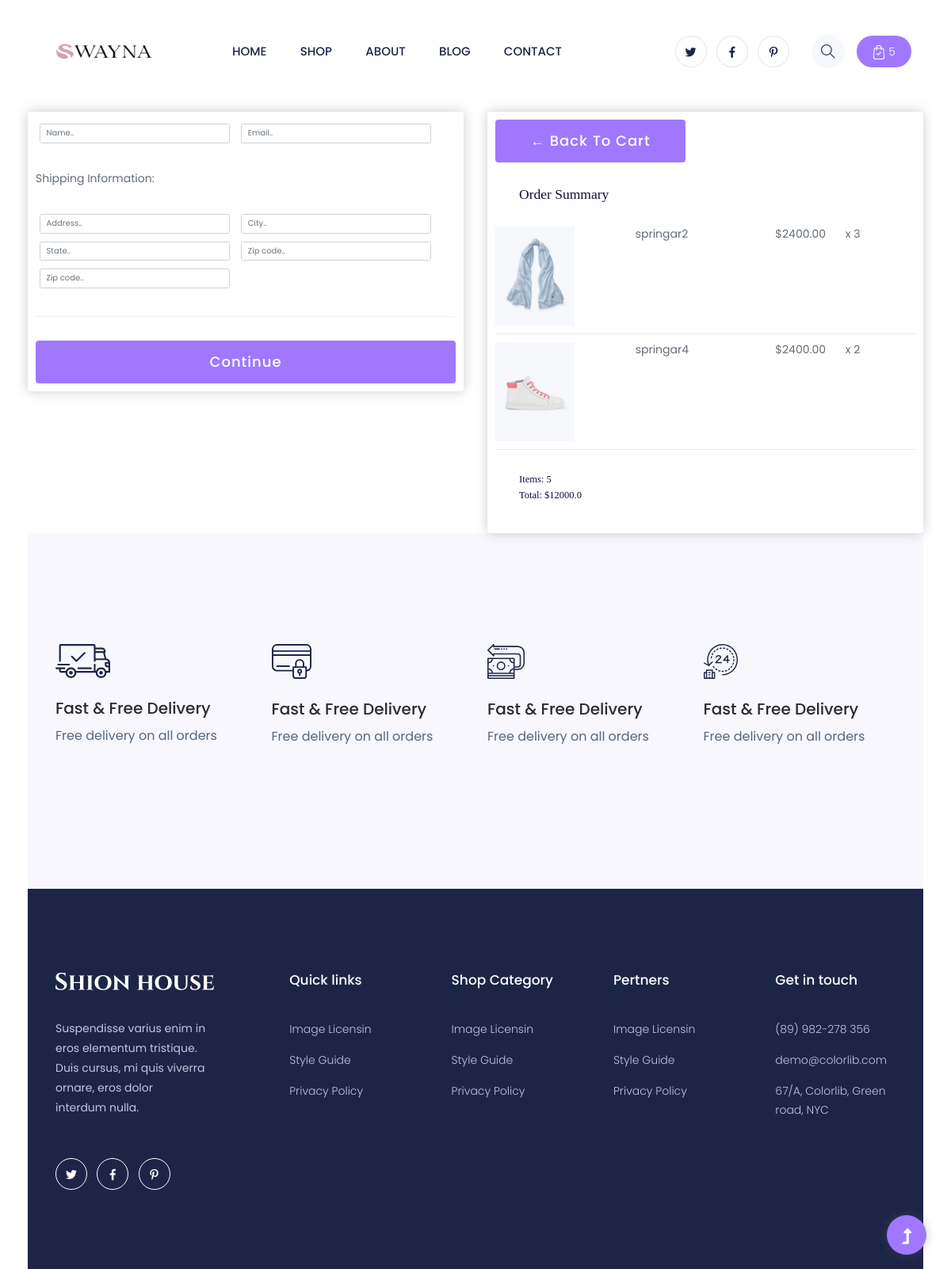
Screenshot of /swayna/shop/checkout/ (signed in) with the database file from the repository.
### shop/models.py (models this page shows, shortened)
class OrderItem(models.Model):
    product = models.ForeignKey(Product,on_delete=models.SET_NULL,null=True,blank=True)
    order = models.ForeignKey(Order,on_delete=models.SET_NULL,null=True,blank=True)
    date_added = models.DateTimeField(auto_now_add=True)
    quantity = models.IntegerField(default=0)
    @property
    def get_total(self):
        total = self.product.price*self.quantity
        return total

class Product(models.Model):
    name = models.CharField(max_length=100)
    description =models.TextField(null=True,blank=True)
    price = models.FloatField()
    image = models.ImageField(null=True,blank=True)

class Order(models.Model):
    customer = models.ForeignKey(customer,on_delete=models.SET_NULL,blank=True,null=True)
    date_ordered = models.DateTimeField(auto_now_add=True)
    complete = models.BooleanField(default=False)
    transaction_id = models.CharField(max_length=100)
    @property
    def  get_cart_total(self):
        items = self.orderitem_set.all()
        total = sum([item.get_total for item in items])
        return total
    @property
    def  get_cart_quantity(self):
        items = self.orderitem_set.all()
        total = sum([item.quantity for item in items])
        return total

### shop/views.py (the view)
# urls.py: path("checkout/",views.checkout,name="checkout_page")
def checkout(request):
    if request.user.is_authenticated:
        customer = request.user.customer
        order,created = Order.objects.get_or_create(customer=customer,complete=False)
        items = order.orderitem_set.all()
        cart_items = order.get_cart_quantity
    else:
        items=[]
        order = {"get_cart_quantity":0,"get_cart_total":0}
        cart_items = order.get_cart_quantity
    return render(request,"shop/checkout.html",{
        "items":items,
        "order":order,
        "cart_items":cart_items
    })

### shop/templates/shop/checkout.html (shortened to what this page needs)
{% extends "base.html" %}
{% load static %}
{% block css_styling %}<link rel="stylesheet" href={% static "assets/css/cart.css" %}>{% endblock css_styling %}
{% block content %}
     <div class="row">
		<div class="col-lg-6">
			<div class="box-element" id="form-wrapper">
				<form id="form">
					<div id="user-info">
						<div class="form-field">
							<input required class="form-control" type="text" name="name" placeholder="Name..">
						</div>
						<div class="form-field">
							<input required class="form-control" type="email" name="email" placeholder="Email..">
						</div>
					</div>
					<div id="shipping-info">
						<p class="mt-5 mb-5">Shipping Information:</p>
						<div class="form-field">
							<input class="form-control" type="text" name="address" placeholder="Address..">
						</div>
						<div class="form-field">
							<input class="form-control" type="text" name="city" placeholder="City..">
						</div>
						<div class="form-field">
							<input class="form-control" type="text" name="state" placeholder="State..">
						</div>
						<div class="form-field">
							<input class="form-control" type="text" name="zipcode" placeholder="Zip code..">
						</div>
						<div class="form-field">
							<input class="form-control" type="text" name="country" placeholder="Zip code..">
						</div>
					</div>
					<hr>
					<input id="form-button" class="btn btn-success btn-block" type="submit" value="Continue">
				</form>
			</div>
			<br>
		</div>
		<div class="col-lg-6">
			<div class="box-element">
				<a  class="btn" href="#">&#x2190; Back to Cart</a>
				<h3 class="m-5">Order Summary</h3>
                {% for item in items %}
				<div class="cart-row">
					<div style="flex:2"><img class="row-image" src="{{item.product.image.url}}"></div>
					<div style="flex:2"><p>{{item.product.name}}</p></div>
					<div style="flex:1"><p>${{item.product.price|floatformat:2}}</p></div>
					<div style="flex:1"><p>x {{item.quantity}}</p></div>
				</div>
                {% endfor %}
                <div class="m-5">
				<h5>Items: {{order.get_cart_quantity}}</h5>
				<h5>Total: ${{order.get_cart_total}}</h5>
                </div>
			</div>
		</div>
	</div>
    <div class="categories-area section-padding40 gray-bg">
        <div class="container-fluid">
            <div class="row">
                <div class="col-lg-3 col-md-6 col-sm-6">
                    <div class="single-cat mb-50 wow fadeInUp" data-wow-duration="1s" data-wow-delay=".2s">
                        <div class="cat-icon">
                            <img src={% static "assets/img/icon/services1.svg" %} alt="">
                        </div>
                        <div class="cat-cap">
                            <h5>Fast & Free Delivery</h5>
                            <p>Free delivery on all orders</p>
                        </div>
                    </div>
                </div>
                <div class="col-lg-3 col-md-6 col-sm-6">
                    <div class="single-cat mb-50 wow fadeInUp" data-wow-duration="1s" data-wow-delay=".2s">
                        <div class="cat-icon">
                            <img src={% static "assets/img/icon/services2.svg" %} alt="">
                        </div>
                        <div class="cat-cap">
                            <h5>Fast & Free Delivery</h5>
                            <p>Free delivery on all orders</p>
                        </div>
                    </div>
                </div>
                <div class="col-lg-3 col-md-6 col-sm-6">
                    <div class="single-cat mb-30 wow fadeInUp" data-wow-duration="1s" data-wow-delay=".4s">
                        <div class="cat-icon">
                            <img src={% static "assets/img/icon/services3.svg" %} alt="">
                        </div>
                        <div class="cat-cap">
                            <h5>Fast & Free Delivery</h5>
                            <p>Free delivery on all orders</p>
                        </div>
                    </div>
                </div>
                <div class="col-lg-3 col-md-6 col-sm-6">
                    <div class="single-cat wow fadeInUp" data-wow-duration="1s" data-wow-delay=".5s">
                        <div class="cat-icon">
                            <img src={% static "assets/img/icon/services4.svg" %} alt="">
                        </div>
                        <div class="cat-cap">
                            <h5>Fast & Free Delivery</h5>
                            <p>Free delivery on all orders</p>
                        </div>
                    </div>
                </div>
            </div>
        </div>
        </div>
{% endblock content %}

### static/assets/css/cart.css (style rules this page uses)
body { background-color: hsl(0, 0%, 98%); }
h1,h2,h3,h4,h5,h6 { color:hsl(0, 0%, 30%); }
.box-element { box-shadow:hsl(0, 0%, 80%) 0 0 16px; background-color: #fff; border-radius: 4px; padding: 10px; }
.col-lg-4, .col-lg-6, .col-lg-8, .col-lg-12 { margin-top: 10px; }
.btn { border-radius: 0; }
.row-image { width: 100px; }
.form-field { width:250px; display: inline-block; padding: 5px; }
.cart-row { display: flex; align-items: flex-stretch; padding-bottom: 10px; margin-bottom: 10px; border-bottom: 1px solid #ececec; }

### rows the page displays
OrderItem: product.image (picture), product.name "springar2", product.price "2400.00", quantity "3"
OrderItem: product.image (picture), product.name "springar4", product.price "2400.00", quantity "2"
Order: get_cart_quantity "5", get_cart_total "12000.0"

### other values shown
{{ cart_items }} "5"
